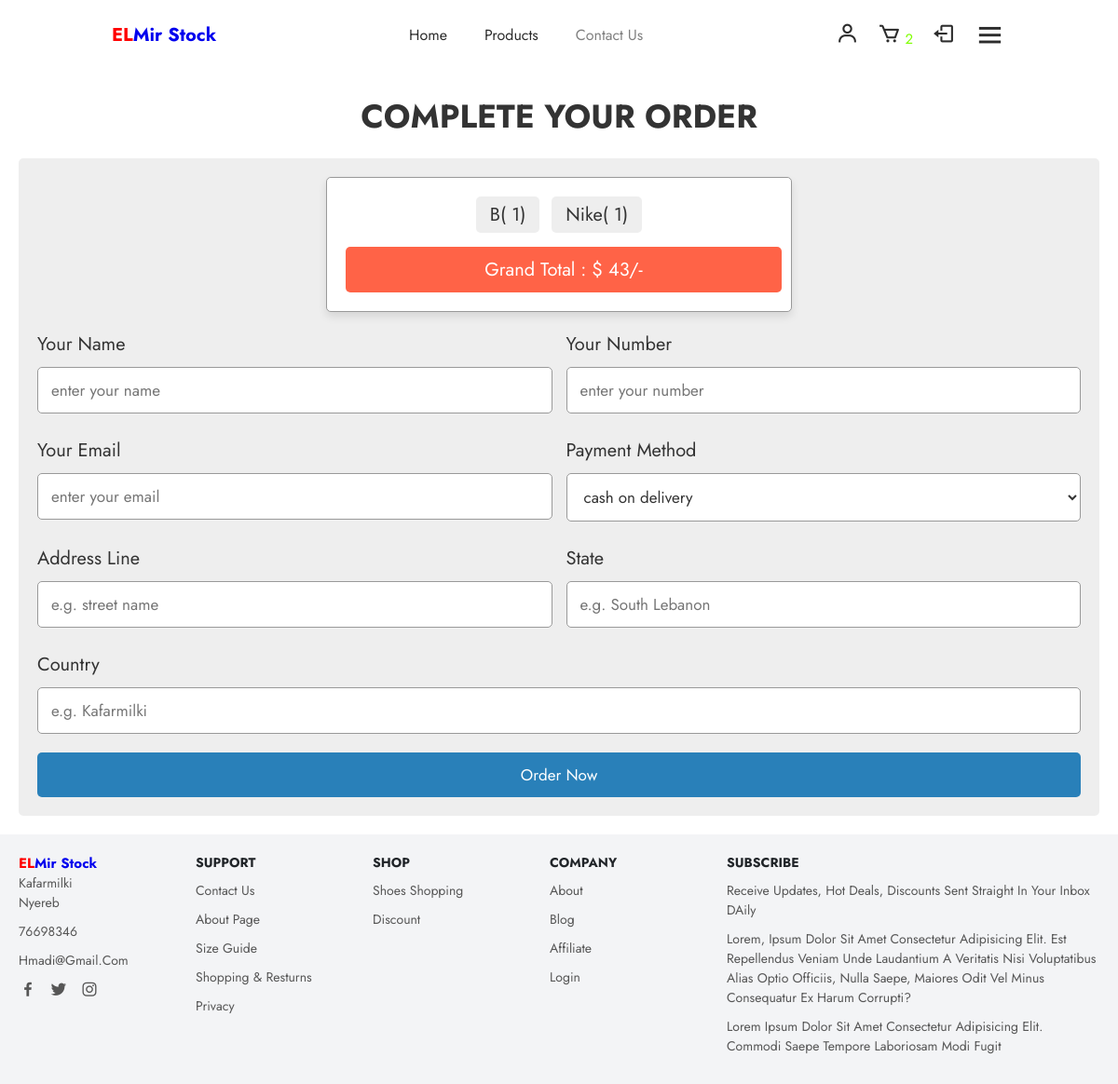
The page /final-project/checkout.php (signed in) on the database its author committed.
### tables this page shows
CREATE TABLE `cart` (
  `id` int(11) NOT NULL,
  `name` varchar(100) NOT NULL,
  `price` int(11) NOT NULL,
  `images` varchar(1000) NOT NULL,
  `quantity` int(11) NOT NULL,
  `user_login_id` int(11) DEFAULT NULL
);

### final-project/checkout.php (the view, shortened to what this page needs)
<!DOCTYPE html>
<html lang="en">
<head>
   <link rel="stylesheet" href="https://cdnjs.cloudflare.com/ajax/libs/font-awesome/6.0.0/css/all.min.css">
   <link rel="stylesheet" href="css/style.css">
   <link rel="stylesheet" href="css/header.css">
   <link rel="stylesheet" href="css/footer.css">
   <link rel="stylesheet" href="https://cdnjs.cloudflare.com/ajax/libs/font-awesome/6.4.0/css/all.min.css"
 />
   <link rel="stylesheet" href="https://unpkg.com/boxicons@latest/css/boxicons.min.css">
</head>
<body>
   <?php include 'header.php'; ?>
   <div class="container">
      <section class="checkout-form">
         <h1 class="heading " style="margin-top:8rem;">complete your order</h1>
         <form action="" method="post">
            <div class="display-order">
               <?php
               $select_cart = mysqli_query($conn, "SELECT * FROM `cart` where  user_login_id = " . $_SESSION['user_login_info']['id']);
               $total = 0;
               $grand_total = 0;
               if (mysqli_num_rows($select_cart) > 0) {
                  while ($fetch_cart = mysqli_fetch_assoc($select_cart)) {
                     $total_price = number_format($fetch_cart['price'] * $fetch_cart['quantity']);
                     $grand_total = $total += $total_price;
                     ?>
                     <span>
                        <?= $fetch_cart['name']; ?>(
                        <?= $fetch_cart['quantity']; ?>)
                     </span>
                     <?php
                  }
               } else {
                  echo "<div class='display-order'><span>your cart is empty!</span></div>";
               }
               ?>
               <span class="grand-total"> grand total : $
                  <?= $grand_total; ?>/-
               </span>
            </div>
            <div class="flex">
               <div class="inputBox">
                  <span>your name</span>
                  <input type="text" placeholder="enter your name" name="name" required>
               </div>
               <div class="inputBox">
                  <span>your number</span>
                  <input type="number" placeholder="enter your number" name="number" required>
               </div>
               <div class="inputBox">
                  <span>your email</span>
                  <input type="email" placeholder="enter your email" name="email" required>
               </div>
               <div class="inputBox">
                  <span>payment method</span>
                  <select name="method">
                     <option value="cash on delivery" selected>cash on delivery</option>
                  </select>
               </div>
               <div class="inputBox">
                  <span>address line </span>
                  <input type="text" placeholder="e.g. street name" name="street" required>
               </div>
               <div class="inputBox">
                  <span>state</span>
                  <input type="text" placeholder="e.g. South Lebanon" name="state" required>
               </div>
               <div class="inputBox">
                  <span>country</span>
                  <input type="text" placeholder="e.g. Kafarmilki" name="country" required>
               </div>
            </div>
            <input type="submit" value="order now" name="order_btn" class="btn">
         </form>
      </section>
   </div>
   <?php include 'footer.php'; ?>
</body>
</html>

### final-project/css/style.css (style rules this page uses)
:root { --blue:#2980b9; --red:tomato; --orange:orange; --black:#333; --white:#fff; --bg-color:#eee; --dark-bg:rgba(0,0,0,.7); --box-shadow:0 .5rem 1rem rgba(0,0,0,.1); --border:.1rem solid #999; }
* { font-family: 'Poppins', sans-serif; margin:0; padding:0; box-sizing: border-box; outline: none; border:none; text-decoration: none; text-transform: capitalize; }
html { font-size: 62.5%; overflow-x: hidden; }
.container { max-width: 1200px; margin:0 auto; }
section { padding:2rem; }
.heading { text-align: center; font-size: 3.5rem; text-transform: uppercase; color:var(--black); margin-bottom: 2rem; }
.btn, .option-btn, .delete-btn { display: block; width: 100%; text-align: center; background-color: var(--blue); color:var(--white); font-size: 1.7rem; padding:1.2rem 3rem; border-radius: .5rem; cursor: pointer; margin-top: 1rem; }
.checkout-form form { padding:2rem; border-radius: .5rem; background-color: var(--bg-color); }
.checkout-form form .flex { display: flex; flex-wrap: wrap; gap:1.5rem; }
.checkout-form form .flex .inputBox { flex:1 1 40rem; }
.checkout-form form .flex .inputBox span { font-size: 2rem; color:var(--black); }
.checkout-form form .flex .inputBox input, .checkout-form form .flex .inputBox select { width: 100%; background-color: var(--white); font-size: 1.7rem; color:var(--black); border-radius: .5rem; margin:1rem 0; padding:1.2rem 1.4rem; text-transform: none; border:var(--border); }
.display-order { max-width: 50rem; background-color: var(--white); border-radius: .5rem; text-align: center; padding:1.5rem; margin:0 auto; margin-bottom: 2rem; box-shadow: var(--box-shadow); border:var(--border); }
.display-order span { display: inline-block; border-radius: .5rem; background-color: var(--bg-color); padding:.5rem 1.5rem; font-size: 2rem; color:var(--black); margin:.5rem; }
.display-order span.grand-total { width: 100%; background-color: var(--red); color:var(--white); padding:1rem; margin-top: 1rem; }

### final-project/css/header.css (style rules this page uses)
* { margin: 0; padding: 0; box-sizing: border-box; scroll-behavior: smooth; font-family: 'Jost', sans-serif; list-style: none; text-decoration: none; }

### rows shown on the page
cart: name "B", quantity "1"
cart: name "Nike", quantity "1"

### other values the page prints
$row_count "2"
$grand_total "43"
